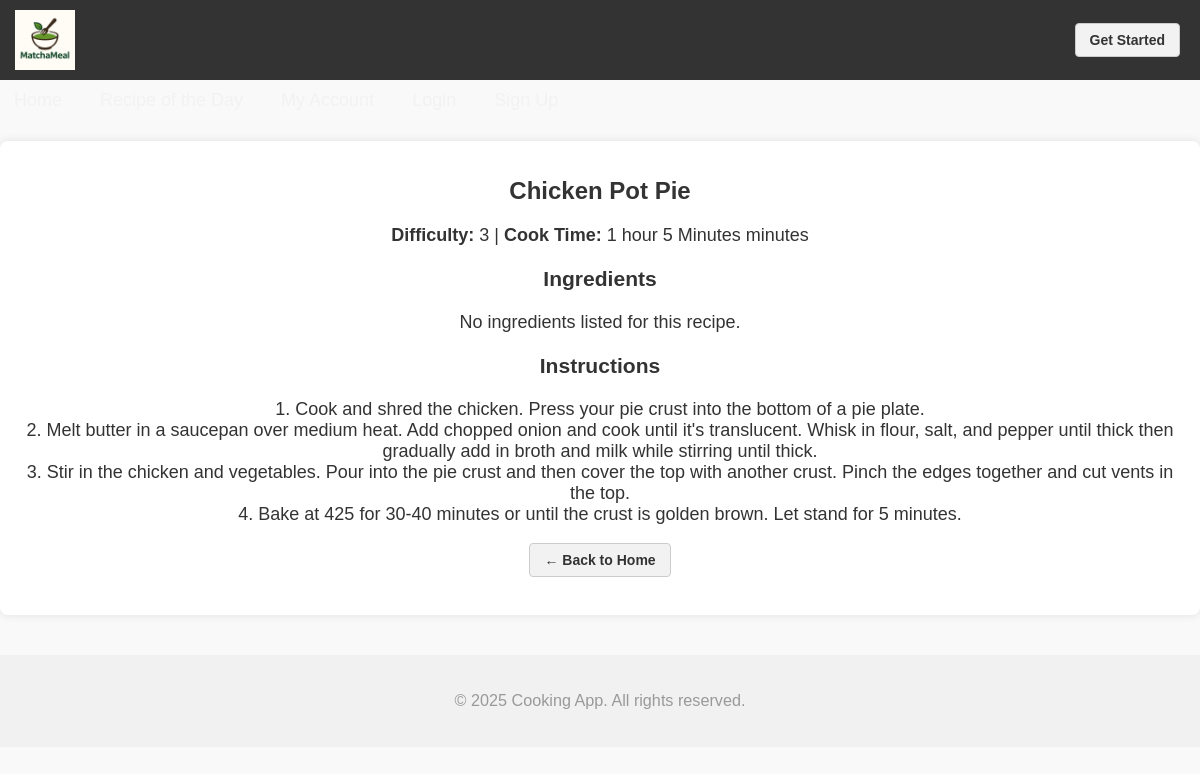
Page /index.php?action=recipe_day on the committed database.
### tables this page shows
CREATE TABLE IF NOT EXISTS `ca_recipes` (
  `recipe_id` int(11) NOT NULL AUTO_INCREMENT,
  `name` varchar(100) NOT NULL,
  `ingredients` int(11) NOT NULL COMMENT 'FK to recipe_ingredients',
  `instructions` varchar(2000) NOT NULL,
  `difficulty` int(11) NOT NULL,
  `cook_time` varchar(30) NOT NULL,
  PRIMARY KEY (`recipe_id`)
);

### controllers/RecipeController.php (called while the page is built, shortened)
<?php
require_once 'models/RecipeModel.php';
require_once 'config/database.php';
class RecipeController {
    private $recipeModel;
    public function __construct() {
        global $pdo;
        $this->recipeModel = new RecipeModel($pdo);
    }
    public function daily() {
        $recipe = $this->recipeModel->getRandomRecipe();
        if ($recipe) {
        $ingredients = $this->recipeModel->getIngredientsForRecipe($recipe['recipe_id']);
        }
        else {
            $ingredients = [];
        }
        include 'views/recipe/daily.php';
    }
}
?>

### models/RecipeModel.php (called while the page is built, shortened)
<?php
class RecipeModel {
    private $db;
    public function __construct($pdo) {
        $this->db = $pdo;
    }
    public function getRandomRecipe() {
        $stmt = $this->db->query("SELECT * FROM ca_recipes ORDER BY RAND() LIMIT 1");
        return $stmt->fetch(PDO::FETCH_ASSOC);
    }
}

### views/recipe/daily.php (the view)
<?php include 'views/partials/header.php'; ?>
<?php if (!empty($recipe)): ?>
    <div class="container">
        <h1><?= htmlspecialchars($recipe['name']) ?></h1>
        <p><strong>Difficulty:</strong> <?= htmlspecialchars($recipe['difficulty']) ?> |
           <strong>Cook Time:</strong> <?= htmlspecialchars($recipe['cook_time']) ?> minutes</p>
        <h3>Ingredients</h3>
        <?php if (!empty($ingredients)): ?>
        <ul>
            <?php foreach ($ingredients as $ingredient): ?>
                <li>
                    <?= htmlspecialchars($ingredient['quantity']) ?>
                    <?= htmlspecialchars($ingredient['unit']) ?>
                    <?= htmlspecialchars($ingredient['ingredient_name']) ?>
                </li>
            <?php endforeach; ?>
        </ul>
        <?php else: ?>
        <p>No ingredients listed for this recipe.</p>
        <?php endif; ?>
        <h3>Instructions</h3>
        <p><?= nl2br(htmlspecialchars($recipe['instructions'])) ?></p>
        <p><a href="index.php" class="auth-button">← Back to Home</a></p>
    </div>
<?php else: ?>
    <div class="container">
        <p>Sorry, we couldn't load the recipe of the day.</p>
    </div>
<?php endif; ?>
<?php include 'views/partials/footer.php'; ?>

### index.php (shortened to what this page needs)
<?php
require_once 'controllers/UserController.php';
require_once 'controllers/RecipeController.php';
require_once 'models/RecipeModel.php';
$action = $_GET['action'] ?? 'home';
$recipeController = new RecipeController();
switch ($action) {
    case 'recipe_day':
        $recipeController->daily();
        break;
}

### views/partials/header.php (shortened to what this page needs)
<!DOCTYPE html>
<html lang="en">
<head>
    <link rel="stylesheet" href="assets/css/site.css">
</head>
<body>
<?php
$current = $_GET['action'] ?? 'home';
?>
<div class="topBar">
    <div class="nav-brand">
        <a href="index.php">
            <img src="assets/images/matchameal-logo.png" alt="MatchaMeal logo" class="logo">
        </a>
    </div>
    <div class="authLinks">
        <?php if (isset($_SESSION['user'])): ?>
            <a href="index.php?action=account" class="auth-button">Account</a>
        <?php else: ?>
            <a href="index.php?action=login" class="auth-button">Get Started</a>
        <?php endif; ?>
    </div>
</div>
<nav id="navMenu" class="navMenu collapsed">
    <a href="index.php" class="<?= $current === 'home' ? 'active' : '' ?>">Home</a>
    <a href="index.php?action=recipe_day" class="<?= $current === 'daily' ? 'active' : '' ?>">Recipe of the Day</a>
    <a href="index.php?action=account" class="<?= $current === 'account' ? 'active' : '' ?>">My Account</a>
    <?php if (isset($_SESSION['user'])): ?>
        <a href="index.php?action=logout">Logout</a>
    <?php else: ?>
        <a href="index.php?action=login" class="<?= $current === 'login' ? 'active' : '' ?>">Login</a>
        <a href="index.php?action=signup" class="<?= $current === 'signup' ? 'active' : '' ?>">Sign Up</a>
    <?php endif; ?>
</nav>

### views/partials/footer.php
    <footer style="text-align: center; padding: 20px; margin-top: 40px; font-size: 0.9em; color: #999;">
        <p>&copy; <?= date('Y') ?> Cooking App. All rights reserved.</p>
    </footer>
</body>
</html>

### assets/css/site.css (style rules this page uses)
body { font-family: Arial, sans-serif; background-color: #f9f9f9; margin: 0; padding: 0; color: #333; font-size: 16px; }
h1 { color: #333; font-size: 20px; margin-bottom: 15px; }
.container { padding: 15px; margin: 10px auto; max-width: 100%; background-color: #fff; box-shadow: 0 0 10px rgba(0, 0, 0, 0.1); border-radius: 8px; overflow: hidden; text-align: center; }
.topBar { display: flex; align-items: center; justify-content: center; background-color: #333; padding: 10px 15px; color: #f2f2f2; position: relative; }
.nav-brand { display: flex; align-items: center; gap: 10px; }
.logo { height: 60px; width: auto; vertical-align: middle; margin: 0 auto; }
.authLinks { display: flex; gap: 10px; position: absolute; right: 15px; top: 50%; transform: translateY(-50%); }
.auth-button { background-color: #f2f2f2; color: #333; padding: 8px 14px; text-decoration: none; font-weight: bold; border-radius: 4px; font-size: 14px; border: 1px solid #ccc; display: inline-block; text-align: center; transition: background-color 0.2s ease; }
.navMenu { background-color: #333; flex-direction: column; padding: 0; margin: 0; display: flex; position: relative; max-height: 0; overflow: hidden; opacity: 0; transition: max-height 0.4s ease, opacity 0.4s ease; }
.navMenu a { padding: 12px 20px; text-decoration: none; color: #f2f2f2; border-bottom: 1px solid #444; text-align: left; transition: background-color 0.2s ease; }
footer { text-align: center; padding: 20px; margin-top: 40px; font-size: 0.9em; color: #999; background-color: #f1f1f1; }
@media (min-width: 768px) { body { font-size: 18px; } }
@media (min-width: 768px) { h1 { font-size: 24px; margin-bottom: 20px; } }
@media (min-width: 768px) { .container { max-width: 1200px; margin: 20px auto; padding: 20px; } }
@media (min-width: 768px) { .topBar { justify-content: flex-start; gap: 40px; } }
@media (min-width: 768px) { .nav-brand { justify-content: flex-start; flex: none; } }
@media (min-width: 768px) { .navMenu { flex-direction: row; display: flex !important; opacity: 1 !important; max-height: none !important; background-color: transparent; gap: 10px; margin: 0; } }
@media (min-width: 768px) { .navMenu a { border: none; padding: 10px 14px; color: #f2f2f2; } }
@media (min-width: 768px) { .authLinks { position: absolute; right: 20px; } }

### rows in the picture
ca_recipes: name "Chicken Pot Pie", difficulty "3", cook_time "1 hour 5 Minutes", instructions "1. Cook and shred the chicken. Press your pie crust into the bottom of a pie plate. 2. Melt butter in a saucepan over medium heat. Add chopped onion and cook until it's translucent. Whisk in flour, salt, and pepper until thick then gradually add in broth and milk while stirring until thick. 3. Stir in the chicken and vegetables. Pour into the pie crust and then cover the top with another crust. Pinch the edges together and cut vents in the top. 4. Bake at 425 for 30-40 minutes or until the crust is golden brown. Let stand for 5 minutes."
